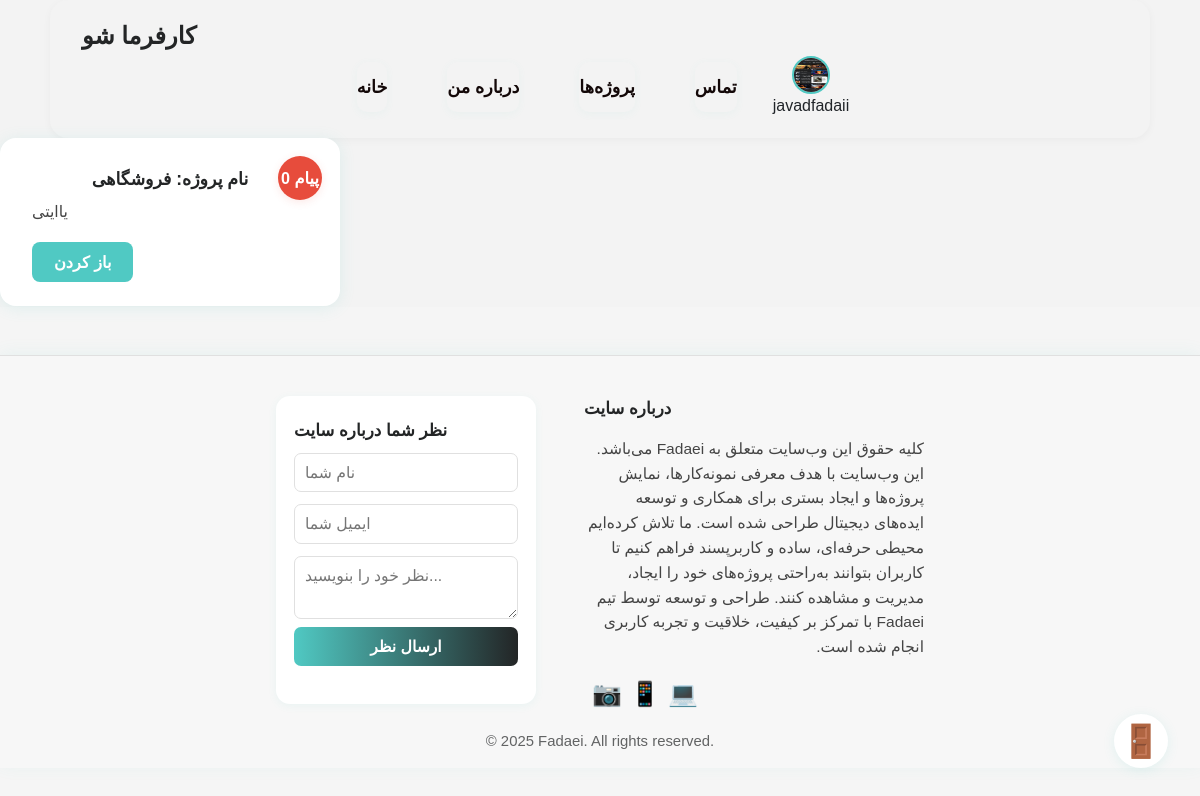
Screenshot of /admins/ (signed in) with the database file from the repository.
### users/models.py (models this page shows, shortened)
class profile_user(models.Model):
    user_name = models.CharField()
    user_id = models.IntegerField()
    img = models.FileField(upload_to="profile_pics/", default="assets/img/img_avatar.jpg")

### main/models.py (models this page shows)
class create_projects(models.Model):
    user = models.ForeignKey(User, on_delete=models.CASCADE)
    description = models.CharField()
    project_name = models.CharField()
    project_description = models.CharField()
    langu = models.CharField()
    day = models.IntegerField(null=True)
    price = models.CharField()
    date2 = models.DateField(default=datetime.now())
    created_date = jmodels.jDateField(default=datetime.now)
    created_date2 = jmodels.jDateTimeField(default=datetime.now)
    def __str__(self):
        return self.project_name + self.user.username

### main/views.py (the view)
# urls.py: path('admins/', admins, name='admins'),
def admins(request):
    if request.user.is_authenticated:
        prof = profile_user.objects.get(user_id=request.user.id)
    else:
        prof = None
    creatives = create_projects.objects.all()
    mass = msgs.objects.filter(is_read=False).exclude(user=request.user)
    data = []
    for creative in creatives:
        unread_count = msgs.objects.filter(confirm_pro=creative.id, is_read=False).exclude(user=request.user)
        data.append({
            'creative':creative,
            'unread_count':unread_count.count()
        })
    print(data)
    context = {'creatives':creatives, 'mass':mass, 'data':data, 'prof':prof}
    return render(request, 'admin.html', context=context)

### templates/admin.html (shortened to what this page needs)
{% extends 'master.html' %}
{% load static %}
{% block content %}
<head>
  <link href="https://cdn.fontcdn.ir/Font/Persian/Vazir/Vazir.css" rel="stylesheet">
  <link rel="stylesheet" href="{% static 'assets/style.css' %}">
</head>
<body>
    <div class="main-bg">
                     <div class="user-projects-grid">
                         {% for creative in creatives %}
            <div class="user-project-box" style="background:#fff; border-radius:16px; box-shadow:0 2px 16px rgba(80,201,195,0.13); padding:28px 32px 24px 32px; max-width:340px; width:100%; margin:18px 0 48px 0; position:relative; display:flex; flex-direction:column; align-items:flex-start; text-align:right;">
                <div style="font-size:1.09rem; font-weight:bold; color:#232526; margin-bottom:8px; width:100%; text-align:center;">نام پروژه: {{ creative.project_name }}</div>
                <div style="font-size:0.99rem; color:#444; margin-bottom:18px;">{{ creative.project_description }}</div>
                <a style="background:#50c9c3; color:#fff; font-size:1.01rem; font-weight:bold; padding:8px 22px; border:none; border-radius:8px; cursor:pointer; transition:background 0.18s;" href="{% url 'confirm_project' creative.id %}">باز کردن</a>
                <div style="position:absolute; right:18px; top:18px; background:#e74c3c; color:#fff; border-radius:50%; width:44px; height:44px; display:flex; align-items:center; justify-content:center; font-size:1.01rem; font-weight:bold; box-shadow:0 2px 8px rgba(231,76,60,0.13);">
               {% for item in data %}
               	    {% if item.creative.id == creative.id %}
               	    	{{ item.unread_count }} پیام
               	    {% endif %}
               {% endfor %}
                </div>
            </div>
                         {% endfor %}
        </div>
    </div>
</body>
{% endblock content%}

### templates/_partials/-nav_bar.html (shortened to what this page needs)
    {% load static %}
<div class="main-bg">
        <nav class="navbar">
            <div class="navbar-left">کارفرما شو</div>
            <div class="navbar-right">
            {% if request.user.is_authenticated %}
                <a href="{% url 'index' %}">خانه</a>
                <a href="{% url 'about' %}">درباره من</a>
                <a href="{% url 'all_projects' %}">پروژه‌ها</a>
                <a href="{% url 'contact' %}">تماس</a>
                <div class="navbar-profile-container">
                    <div class="navbar-profile-btn" style="display: flex; flex-direction: column; align-items: center;">
                         {% if request.user.is_authenticated %}
                             <img src="{{ prof.img.url }}" alt="پروفایل" style="width:38px; height:38px; border-radius:50%; border:2px solid #50c9c3; cursor:pointer;">
                             {% else %}
                             <img src='{% static 'assets/img/img_avatar.png' %}' alt="پروفایل" style="width:38px; height:38px; border-radius:50%; border:2px solid #50c9c3; cursor:pointer;">
                         {% endif %}
                    <div class="user-profile-name">{% if request.user.is_authenticated %}
                        {{ user.username }}
                    	{% else %}
                        نام کاربر
                    {% endif %} </div>
                    </div>
                    {% endif %}
                </div>
            </div>
        </nav>
</div>

### PORTFOLIO1/static/assets/style.css (style rules this page uses)
.navbar { animation: navbarFadeIn 0.7s cubic-bezier(.5,1.8,.5,1); }
body, .main-bg { background: #f3f3f3; margin: 0; font-family: 'Vazir', Tahoma, Arial, sans-serif; }
.navbar { max-width: 1100px; margin: 0 auto; background: #f3f3f3; display: flex; justify-content: space-between; align-items: center; padding: 18px 32px; box-shadow: 0 2px 8px rgba(0,0,0,0.04); border-radius: 18px; }
.navbar-left { font-size: 1.5rem; font-weight: bold; color: #232526; }
.navbar-right { display: flex; gap: 20px; }
.navbar-right a { color: #232526; background: #f3f3f3; margin: 8px 16px; border-radius: 10px; font-size: 1.1rem; font-weight: 500; padding: 12px 0; box-shadow: 0 2px 8px rgba(80,201,195,0.06); transition: background 0.2s, color 0.2s; text-align: center; }
.navbar-right a { color: #232526; text-decoration: none; font-weight: 500; font-size: 1.1rem; padding: 12px 0; border-radius: 10px; background: #f3f3f3; margin: 8px 16px; box-shadow: 0 2px 8px rgba(80,201,195,0.06); transition: background 0.2s, color 0.2s; text-align: center; }
body { background: #f5f5f5; margin: 0; font-family: 'Vazir', Tahoma, Arial, sans-serif; @import url('fonts/vazir-font.css'); }
.navbar { background: #f3f3f3; }
.navbar a { color: #130808; text-decoration: none; margin-left: 24px; font-weight: bold; transition: color 0.2s; }
.navbar-right { display: flex; align-items: center; justify-content: center; width: 100%; }
.navbar-profile-container { position: relative; display: inline-block; margin-right: 18px; }
.navbar-profile-btn { display: flex; align-items: center; justify-content: center; }
.navbar-profile-btn img { transition: transform 0.25s cubic-bezier(.68,-0.55,.27,1.55), box-shadow 0.25s; }

### templates/admin.html (style rules this page uses)
.user-projects-grid { display: flex; flex-wrap: wrap; gap: 24px 18px; justify-content: center; margin: 0 32px 48px 0; }
.user-project-box { margin: 0 !important; justify-self: end; flex: 0 0 340px; max-width: 340px; opacity: 0; transform: translateY(40px) scale(0.97); animation: userProjectFadeIn 0.8s cubic-bezier(.5,1.8,.5,1) forwards; }
.user-project-box:nth-child(1) { animation-delay: 0.08s; }
@media (max-width: 1800px) { .user-projects-grid { justify-content: flex-start; } }
@media (max-width: 1700px) { .user-project-box { flex: 0 0 31%; max-width: 31%; } }
@media (max-width: 1200px) { .user-project-box { flex: 0 0 48%; max-width: 48%; } }

### rows the page displays
profile_user: img (picture)
create_projects: project_name "فروشگاهی", project_description "یاایتی", unread_count "0"

### other values shown
{{ user.username }} "javadfadaii"
